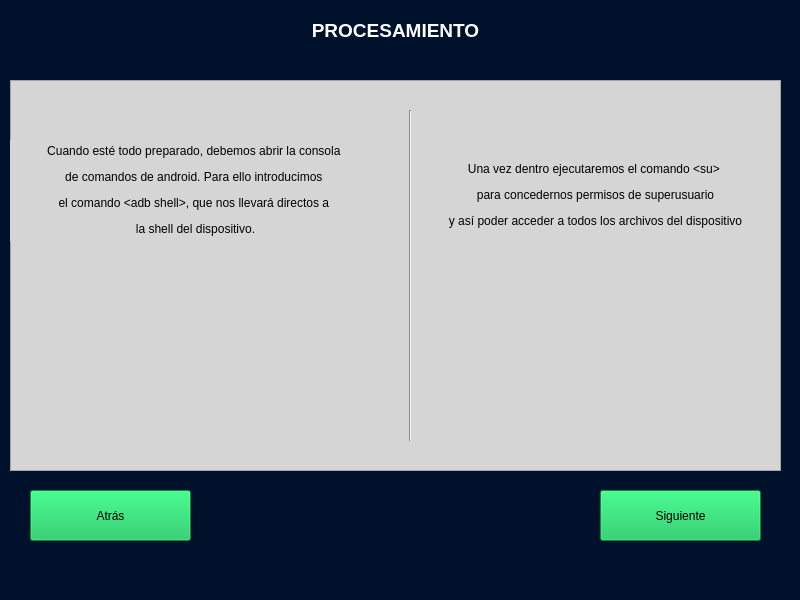
<?xml version="1.0" encoding="UTF-8"?>
<ui version="4.0">
 <class>MainWindow</class>
 <widget class="QMainWindow" name="MainWindow">
  <property name="geometry">
   <rect>
    <x>0</x>
    <y>0</y>
    <width>800</width>
    <height>600</height>
   </rect>
  </property>
  <property name="windowTitle">
   <string>AFA</string>
  </property>
  <property name="styleSheet">
   <string notr="true">background-color: rgb(0, 17, 44);</string>
  </property>
  <widget class="QWidget" name="centralwidget">
   <widget class="QLabel" name="lbl_titulo">
    <property name="geometry">
     <rect>
      <x>260</x>
      <y>0</y>
      <width>271</width>
      <height>61</height>
     </rect>
    </property>
    <property name="text">
     <string>&lt;html&gt;&lt;head/&gt;&lt;body&gt;&lt;p align=&quot;center&quot;&gt;&lt;span style=&quot; font-size:14pt; font-weight:600; color:#ffffff;&quot;&gt;PROCESAMIENTO&lt;/span&gt;&lt;/p&gt;&lt;/body&gt;&lt;/html&gt;</string>
    </property>
   </widget>
   <widget class="QFrame" name="frame">
    <property name="geometry">
     <rect>
      <x>10</x>
      <y>80</y>
      <width>771</width>
      <height>391</height>
     </rect>
    </property>
    <property name="styleSheet">
     <string notr="true">background-color: rgb(213, 213, 213);</string>
    </property>
    <property name="frameShape">
     <enum>QFrame::StyledPanel</enum>
    </property>
    <property name="frameShadow">
     <enum>QFrame::Raised</enum>
    </property>
    <widget class="QLabel" name="label_2">
     <property name="geometry">
      <rect>
       <x>0</x>
       <y>60</y>
       <width>371</width>
       <height>101</height>
      </rect>
     </property>
     <property name="text">
      <string>&lt;html&gt;&lt;head/&gt;&lt;body&gt;&lt;p align=&quot;center&quot;&gt;Cuando esté todo preparado, debemos abrir la consola &lt;/p&gt;&lt;p align=&quot;center&quot;&gt;de comandos de android. Para ello introducimos &lt;/p&gt;&lt;p align=&quot;center&quot;&gt;el comando &amp;lt;adb shell&amp;gt;, que nos llevará directos a &lt;/p&gt;&lt;p align=&quot;center&quot;&gt;la shell del dispositivo.&lt;/p&gt;&lt;/body&gt;&lt;/html&gt;</string>
     </property>
    </widget>
    <widget class="QLabel" name="label_3">
     <property name="geometry">
      <rect>
       <x>410</x>
       <y>80</y>
       <width>351</width>
       <height>71</height>
      </rect>
     </property>
     <property name="text">
      <string>&lt;html&gt;&lt;head/&gt;&lt;body&gt;&lt;p align=&quot;center&quot;&gt;Una vez dentro ejecutaremos el comando &amp;lt;su&amp;gt; &lt;/p&gt;&lt;p align=&quot;center&quot;&gt;para concedernos permisos de superusuario&lt;/p&gt;&lt;p align=&quot;center&quot;&gt;y así poder acceder a todos los archivos del dispositivo&lt;/p&gt;&lt;/body&gt;&lt;/html&gt;</string>
     </property>
    </widget>
    <widget class="Line" name="line">
     <property name="geometry">
      <rect>
       <x>390</x>
       <y>30</y>
       <width>20</width>
       <height>331</height>
      </rect>
     </property>
     <property name="orientation">
      <enum>Qt::Vertical</enum>
     </property>
    </widget>
    <widget class="QLabel" name="label">
     <property name="geometry">
      <rect>
       <x>10</x>
       <y>180</y>
       <width>381</width>
       <height>71</height>
      </rect>
     </property>
     <property name="text">
      <string/>
     </property>
     <property name="pixmap">
      <pixmap>iconos/Shell_opt.png</pixmap>
     </property>
    </widget>
    <widget class="QLabel" name="label_4">
     <property name="geometry">
      <rect>
       <x>490</x>
       <y>190</y>
       <width>201</width>
       <height>51</height>
      </rect>
     </property>
     <property name="text">
      <string/>
     </property>
     <property name="pixmap">
      <pixmap>iconos/Su_opt.png</pixmap>
     </property>
    </widget>
   </widget>
   <widget class="QPushButton" name="bt_siguiente">
    <property name="geometry">
     <rect>
      <x>600</x>
      <y>490</y>
      <width>161</width>
      <height>51</height>
     </rect>
    </property>
    <property name="styleSheet">
     <string notr="true">background-color: rgb(10, 191, 83);</string>
    </property>
    <property name="text">
     <string>Siguiente</string>
    </property>
   </widget>
   <widget class="QPushButton" name="bt_atras">
    <property name="geometry">
     <rect>
      <x>30</x>
      <y>490</y>
      <width>161</width>
      <height>51</height>
     </rect>
    </property>
    <property name="styleSheet">
     <string notr="true">background-color: rgb(10, 191, 83);</string>
    </property>
    <property name="text">
     <string>Atrás</string>
    </property>
   </widget>
  </widget>
  <widget class="QMenuBar" name="menubar">
   <property name="geometry">
    <rect>
     <x>0</x>
     <y>0</y>
     <width>800</width>
     <height>20</height>
    </rect>
   </property>
   <property name="styleSheet">
    <string notr="true">background-color: rgb(213, 213, 213);</string>
   </property>
  </widget>
 </widget>
 <resources>
  <include location="Comandos.qrc"/>
 </resources>
 <connections/>
</ui>
